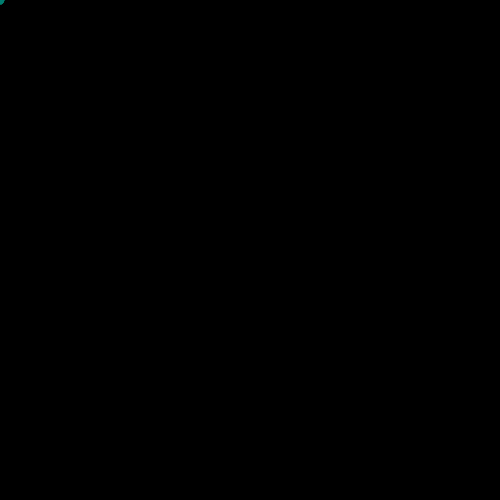
Frame 1 (no input)
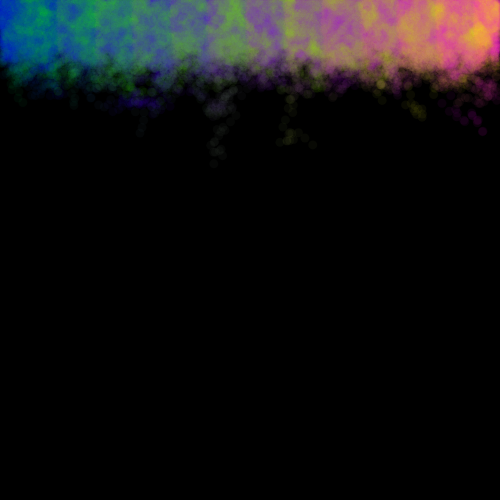
Frame 60 (no input)
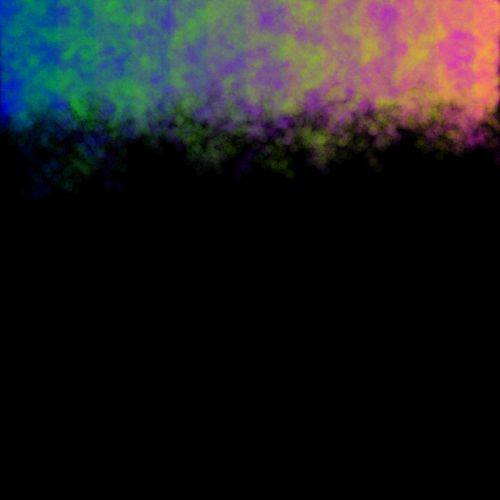
Frame 120 (the mouse pressed at the canvas centre since frame 60)

The p5.js sketch that drew these frames (run headless with seeded random() and noise() and a simulated clock; from frame 60 on, the mouse is pressed at the canvas centre):

// p5.js sketch
// ── sketch.js
// Mandala (p5.js 2.3.4 port of a #p5t Processing sketch)
// https://github.com/madparker/-p5t/blob/main/%23p5t/ArtSketch/07_20_2020/Mandala/Mandala.pde
// #p5t/ArtSketch/07_20_2020/Mandala/Mandala.pde

let x = new Array(999).fill(0);
let y = new Array(999).fill(0);
let f = 0;

function setup() {
  createCanvas(500, 500);
  background(0); // clear()
  colorMode(RGB, 99);
  noStroke();
}

function draw() {
  f++;
  for (let i = 0; i < 999; i++) {
    fill(x[i] / 5, i % 99, 99 - (i % 99), 5);
    circle(x[i], y[i], 9);
    x[i] += random(-9, 9);
    y[i] += random(-9, 9);
    if (x[i] < 0 || x[i] > 500 || y[i] < 0 || y[i] > 500) {
      x[i] = floor(i / 2); // Java int division
      y[i] = f % 500;
    }
  }
}

// ---- Original Processing source: #p5t/ArtSketch/07_20_2020/Mandala/Mandala.pde
/*
float[] x=new float[999];
float[] y=new float[999];
int f;

void setup(){
  size(500,500);clear();colorMode(RGB,99);noStroke();
}

void draw(){
  f++;
  for(int i=0;i<999;i++){
    fill(x[i]/5,i%99,99-i%99,5);
    circle(x[i],y[i],9);
    x[i]+=random(-9,9);
    y[i]+=random(-9,9);
    if(x[i]<0||x[i]>500||y[i]<0||y[i]>500){
      x[i]=i/2;y[i]=f%500;
    }
  }
}
*/
